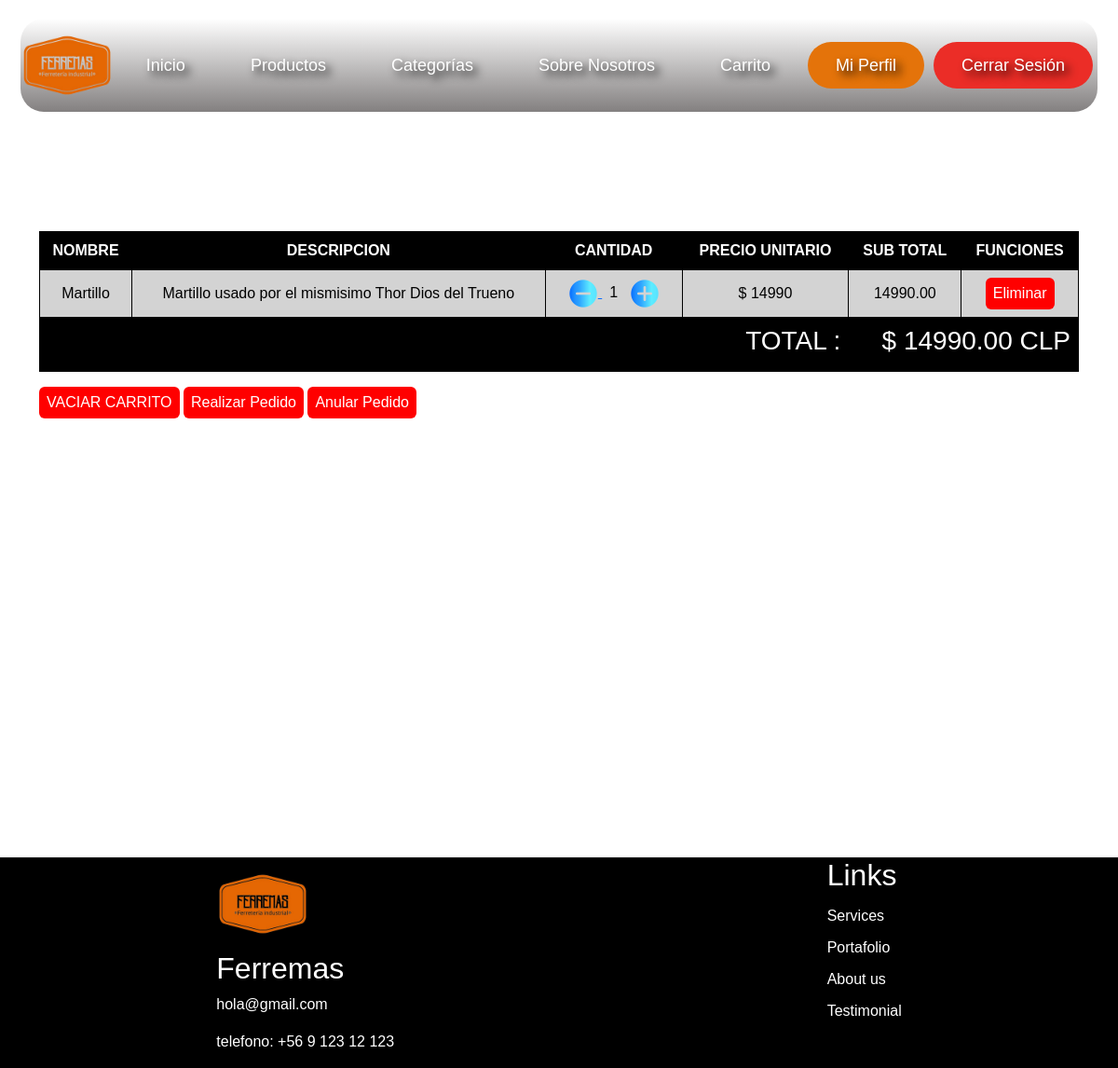
The page /carrito/ (signed in) on the database its author committed.
### web_ferremas/models.py (models this page shows, shortened)
class CarritoItem(models.Model):
    carrito = models.ForeignKey(Carrito, on_delete=models.CASCADE)
    producto = models.ForeignKey(Producto, on_delete=models.CASCADE)
    cantidad = models.PositiveIntegerField(default=1)
    precio = models.DecimalField(max_digits=10, decimal_places=2)
    def precio_total(self):
        return self.cantidad * self.precio

class Producto(models.Model):
    id = models.AutoField(primary_key=True, auto_created=True)
    nombre = models.CharField(max_length=30, null=False)
    precio = models.IntegerField(default=0)
    stock = models.IntegerField(default=0)
    descripcion = models.TextField()
    categoria = models.ManyToManyField(CategoriaProducto)
    tipo = models.ManyToManyField(TipoProducto)
    imagen = models.ImageField(null=True, upload_to='productos/')
    en_oferta = models.BooleanField(default=False)

### web_ferremas/views.py (the view)
# urls.py: path('carrito/', carrito, name='CARRITO'),
@login_required(login_url='/login/')
def carrito(request):
    carrito = Carrito.objects.get(usuario=request.user)
    items_carrito = CarritoItem.objects.filter(carrito=carrito)
    total = sum(item.precio_total() for item in items_carrito)
    pedido = Pedido.objects.filter(carrito=carrito).first()
    pedido_aprobado = pedido and pedido.estado == 'aprobado'
    return render(request, 'carrito.html', {
        'items_carrito': items_carrito,
        'total_formato': total,
        'carrito': carrito,
        'pedido_aprobado': pedido_aprobado,
        'pedido': pedido,
    })

### templates/carrito.html (shortened to what this page needs)
{% extends 'base.html' %}
{% load static %}
{% block contenido %}
<div class="container" style="height: 35rem;">
    <h1 class="mt-5">Carrito de Compras</h1>
    {% if items_carrito %}
    <table>
        <tr class="row-top">
            <th>NOMBRE</th>
            <th>DESCRIPCION</th>
            <th class="text-center">CANTIDAD</th>
            <th class="text-center">PRECIO UNITARIO</th>
            <th class="text-center">SUB TOTAL</th>
            <th class="text-center">FUNCIONES</th>
        </tr>
        {% for item in items_carrito %}
        <tr class="row-content">
            <td>{{ item.producto.nombre }}</td>
            <td>{{ item.producto.descripcion }}</td>
            <td class="text-center">
                <a href="{% url 'DISMINUIR_CANTIDAD' item.pk %}" class="px-2">
                    <img src="{% static 'img/remove.png' %}" style="width: 2rem; height: 2rem;">
                </a>
                {{ item.cantidad }}
                <a href="{% url 'AUMENTAR_CANTIDAD' item.pk %}" class="px-2">
                    <img src="{% static 'img/add.png' %}" style="width: 2rem; height: 2rem;">
                </a>
            </td>
            <td class="text-center">$ {{ item.producto.precio }}</td>
            <td class="text-center">{{ item.precio_total }}</td>
            <td class="text-center">
                <a href="{% url 'ELIMINAR_DEL_CARRITO' item.pk %}" class="btn btn-danger">Eliminar</a>
            </td>
        </tr>
        {% endfor %}
        <tr class="row-bottom">
            <td colspan="4" class="text-end"><h3>TOTAL :</h3></td>
            <td class="text-end" colspan="2"><h3>$ {{ total_formato }} CLP</h3></td>
        </tr>
    </table>
    <a href="{% url 'VACIAR_CARRITO' %}" class="btn btn-danger mt-3">VACIAR CARRITO</a>
    {% if not pedido_aprobado %}
    <a href="{% url 'REALIZAR_PEDIDO' %}" class="btn btn-primary mt-3">Realizar Pedido</a>
    {% if pedido %}
    <a href="{% url 'ANULAR_PEDIDO' pedido.id %}" class="btn btn-warning mt-3">Anular Pedido</a>
    {% endif %}
    {% else %}
    <a href="{% url 'generar_boleta_webpay' %}" class="btn btn-success mt-3">Proceder al Pago</a>
    {% endif %}
    {% else %}
    <div style="background-color: rgba(245, 245, 245, 0.849); border: solid 2px black; padding: 2rem 2rem;
                border-radius: 3rem;">
        <h3 style="color: red;">El carrito está vacío (Añade productos :D)</h3>
    </div>
    {% endif %}
</div>
{% endblock contenido %}

### templates/carrito.html (style rules this page uses)
* { color: white; }
table { border-collapse: collapse; width: 100%; margin-top: 2rem; }
th { border: 1px solid black; padding: 0.5rem; text-align: center; color: white; }
td { border: 1px solid black; padding: 0.5rem; text-align: center; color: black; }
.row-top { background-color: black; color: white; }
.row-content { background-color: white; }
.row-content:nth-child(even) { background-color: lightgray; }
.btn { background-color: red; color: white; padding: 0.3rem 0.5rem; text-decoration: none; border: none; }
.row-bottom { background-color: black; }
.row-bottom td { color: white; }

### templates/snippets/navbar.html (style rules this page uses)
img { width: 100px; height: 100px; }

### rows shown on the page
CarritoItem: producto.nombre "Martillo", producto.descripcion "Martillo usado por el mismisimo Thor Dios del Trueno", cantidad "1", producto.precio "14990", precio_total "14990.00"

### other values the page prints
{{ total_formato }} "14990.00"
